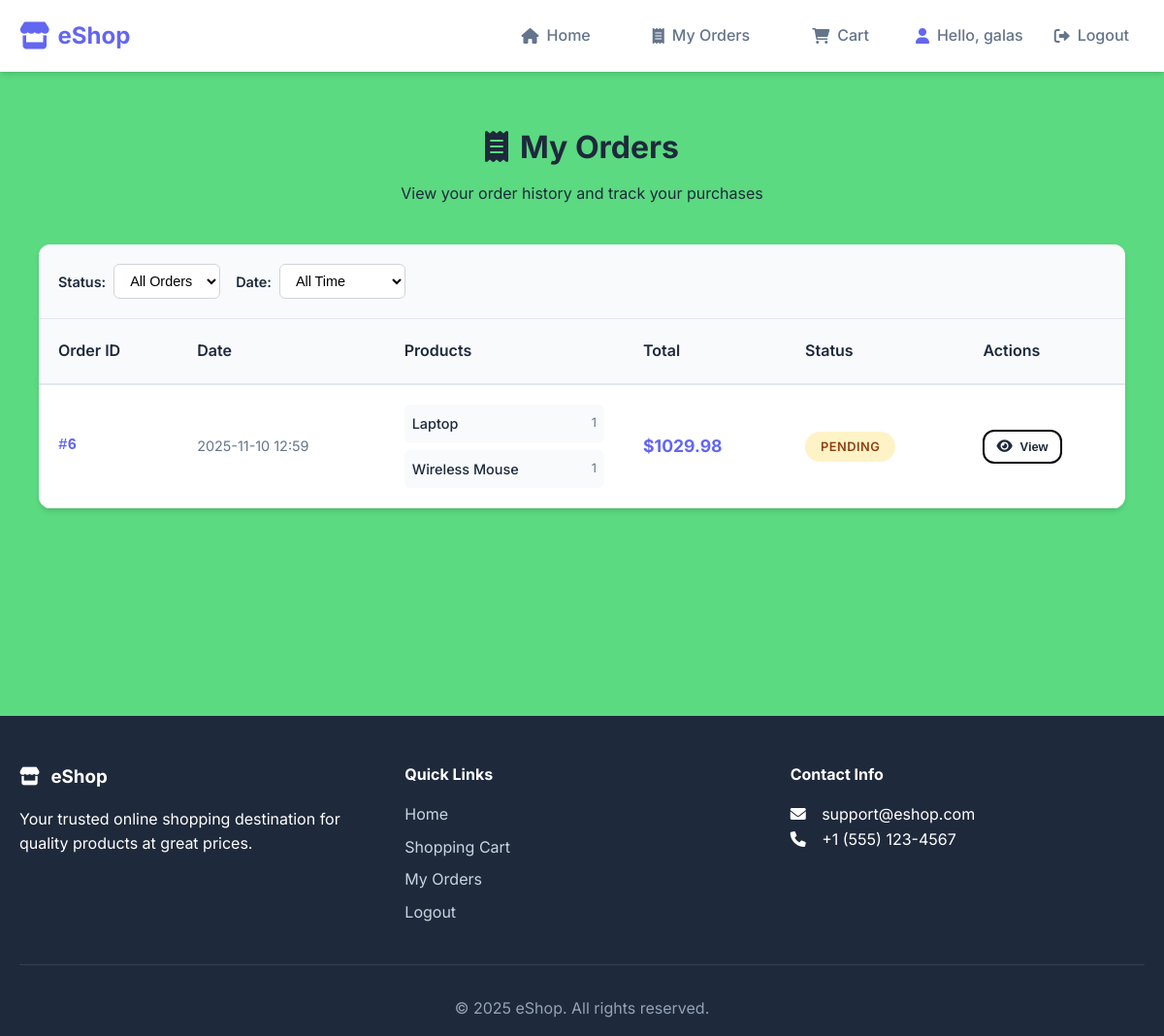
Page /orders (signed in) on the earlier database version.
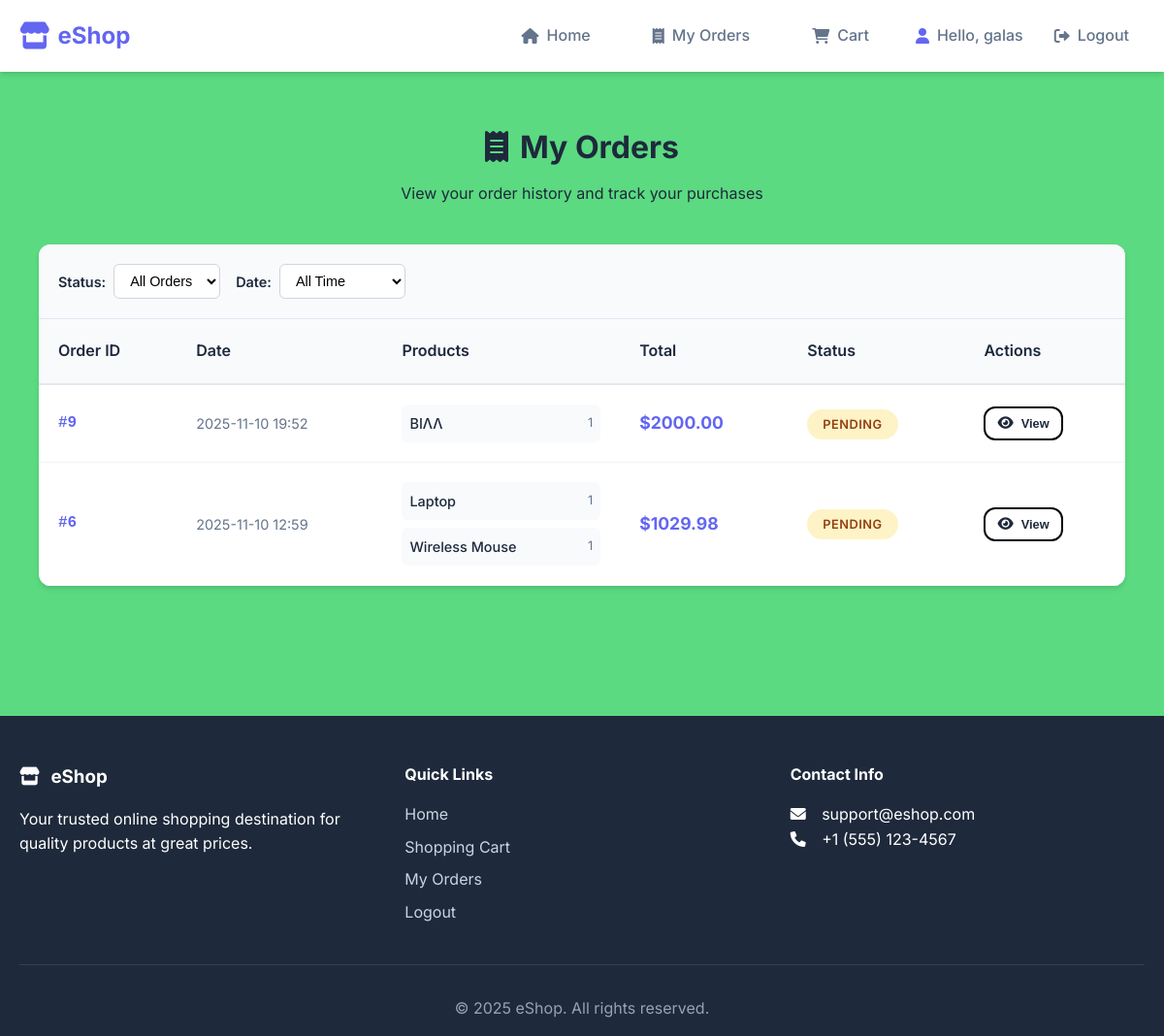
Same page on the later database version.
### tables this page shows
CREATE TABLE orders(
            order_id INTEGER PRIMARY KEY AUTOINCREMENT,
            user_id INTEGER NOT NULL,
            total DECIMAL(10, 2) NOT NULL,
            status TEXT CHECK(status IN ('pending','paid','shipped','cancelled')) DEFAULT 'pending',
            created_at TIMESTAMP DEFAULT CURRENT_TIMESTAMP,
            FOREIGN KEY(user_id) REFERENCES users(user_id)
        );

### app.py (the view)
@app.route('/orders')
@login_required
def user_orders():
    try:
        with get_cursor() as cur:
            if session['role'] == 'admin':
                cur.execute("""
                    SELECT o.*,
                           u.username,
                           u.email,
                           GROUP_CONCAT(p.name || ' (x' || oi.quantity || ')') as product_names
                    FROM orders o
                    JOIN users u ON o.user_id = u.user_id
                    JOIN order_items oi ON o.order_id = oi.order_id
                    JOIN products p ON oi.product_id = p.product_id
                    GROUP BY o.order_id
                    ORDER BY o.created_at DESC
                """)
            else:
                cur.execute("""
                    SELECT o.*,
                           GROUP_CONCAT(p.name || ' (x' || oi.quantity || ')') as product_names
                    FROM orders o
                    JOIN order_items oi ON o.order_id = oi.order_id
                    JOIN products p ON oi.product_id = p.product_id
                    WHERE o.user_id = ?
                    GROUP BY o.order_id
                    ORDER BY o.created_at DESC
                """, (session['user_id'],))
            orders = cur.fetchall()
        return render_template('orders.html', orders=orders)
    except Exception as e:
        flash(f"Error loading orders: {str(e)}", 'danger')
        return render_template('orders.html', orders=[])

### app.py (called while the page is built)
@app.context_processor
def utility_processor():
    def get_image_url(image_url):
        if not image_url:
            return url_for('static', filename='images/placeholder.png')
        if image_url.startswith('uploads/'):
            return url_for('static', filename=image_url)
        return image_url
    return dict(get_image_url=get_image_url)

def get_db():
    db = getattr(g, '_database', None)
    if db is None:
        db = g._database = sqlite3.connect(DATABASE)
        db.row_factory = sqlite3.Row
    return db

@app.teardown_appcontext
def close_connection(exception):
    db = getattr(g, '_database', None)
    if db is not None:
        db.close()

@contextmanager
def get_cursor():
    db = get_db()
    cursor = db.cursor()
    try:
        yield cursor
        db.commit()
    except Exception as e:
        db.rollback()
        raise e
    finally:
        cursor.close()

def login_required(f):
    @wraps(f)
    def decorated_function(*args, **kwargs):
        if 'user_id' not in session:
            flash('Please log in to access this page', 'warning')
            return redirect(url_for('login', next=request.url))
        return f(*args, **kwargs)
    return decorated_function

### templates/orders.html (shortened to what this page needs)
{% extends "base.html" %}
{% block content %}
<div class="orders-page">
    <div class="orders-header">
        <h1><i class="fas fa-receipt"></i>
            {% if session.role == 'admin' %}
                All Orders - Admin Dashboard
            {% else %}
                My Orders
            {% endif %}
        </h1>
        <p>
            {% if session.role == 'admin' %}
                Manage and view all customer orders
            {% else %}
                View your order history and track your purchases
            {% endif %}
        </p>
    </div>
    {% if orders %}
        <div class="orders-container">
            <div class="orders-filter">
                <div class="filter-options">
                    <div class="filter-group">
                        <label for="statusFilter">Status:</label>
                        <select id="statusFilter" class="filter-select">
                            <option value="all">All Orders</option>
                        </select>
                    </div>
                    <div class="filter-group">
                        <label for="dateFilter">Date:</label>
                        <select id="dateFilter" class="filter-select">
                            <option value="all">All Time</option>
                        </select>
                    </div>
                </div>
            </div>
            <table class="orders-table">
                <thead>
                    <tr>
                        <th>Order ID</th>
                        <th>Date</th>
                        <th>Products</th>
                        <th>Total</th>
                        <th>Status</th>
                        <th>Actions</th>
                    </tr>
                </thead>
                <tbody>
                    {% for order in orders %}
                        <tr>
                            <td class="order-id">#{{ order.order_id }}</td>
                            <td>
                                <div class="order-date">{{ order.created_at[:16] }}</div>
                            </td>
                            <td class="order-products">
                                <div class="order-product-list">
                                    {% if order.product_names %}
                                        {% for product_info in order.product_names.split(',') %}
                                            <div class="order-product-item">
                                                <span class="order-product-name">{{ product_info.split('(x')[0].strip() }}</span>
                                                <span class="order-product-quantity">{{ product_info.split('(x')[1].replace(')', '').strip() if '(x' in product_info else 'x1' }}</span>
                                            </div>
                                        {% endfor %}
                                    {% else %}
                                        <span>No products</span>
                                    {% endif %}
                                </div>
                            </td>
                            <td class="order-total">${{ "%.2f"|format(order.total) }}</td>
                            <td>
                                <span class="order-status status-{{ order.status }}">{{ order.status|title }}</span>
                            </td>
                            <td>
                                {% if session.role == 'admin' %}
                                <div class="admin-actions">
                                    <button class="btn btn-sm btn-outline btn-order-action" onclick="viewOrderDetails({{ order.order_id }})">
                                        <i class="fas fa-eye"></i> View
                                    </button>
                                    {% if order.status == 'pending' %}
                                    <button class="btn btn-sm btn-primary btn-order-action" onclick="updateOrderStatus({{ order.order_id }}, 'paid')">
                                        <i class="fas fa-check"></i> Mark Paid
                                    </button>
                                    {% elif order.status == 'paid' %}
                                    <button class="btn btn-sm btn-success btn-order-action" onclick="updateOrderStatus({{ order.order_id }}, 'shipped')">
                                        <i class="fas fa-shipping-fast"></i> Ship
                                    </button>
                                    {% endif %}
                                    {% if order.status != 'cancelled' %}
                                    <button class="btn btn-sm btn-danger btn-order-action" onclick="updateOrderStatus({{ order.order_id }}, 'cancelled')">
                                        <i class="fas fa-times"></i> Cancel
                                    </button>
                                    {% endif %}
                                </div>
                                {% else %}
                                <div class="order-actions">
                                    <button class="btn btn-sm btn-outline btn-order-action" onclick="viewOrderDetails({{ order.order_id }})">
                                        <i class="fas fa-eye"></i> View
                                    </button>
                                </div>
                                {% endif %}
                            </td>
                        </tr>
                    {% endfor %}
                </tbody>
            </table>
        </div>
    {% endif %}
</div>
{% endblock %}

### templates/base.html (shortened to what this page needs)
<!DOCTYPE html>
<html lang="en">
<head>
    <link rel="stylesheet" href="{{ url_for('static', filename='css/style.css') }}">
    <link rel="stylesheet" href="https://cdnjs.cloudflare.com/ajax/libs/font-awesome/6.0.0/css/all.min.css">
</head>
<body>
    <header class="main-header">
        <div class="container">
            <div class="header-content">
                <div class="logo">
                    <a href="{{ url_for('home') }}">
                        <i class="fas fa-store"></i>
                        <span>eShop</span>
                    </a>
                </div>
                <nav class="main-nav">
                    <a href="{{ url_for('home') }}" class="nav-link">
                        <i class="fas fa-home"></i>
                        <span>Home</span>
                    </a>
                    {% if 'user_id' in session and session.role != 'admin' %}
                    <a href="{{ url_for('user_orders') }}" class="nav-link">
                        <i class="fas fa-receipt"></i>
                        <span>My Orders</span>
                    </a>
                    {% endif %}
                    <a href="{{ url_for('view_cart') }}" class="nav-link cart-link">
                        <i class="fas fa-shopping-cart"></i>
                        <span>Cart</span>
                    </a>
                    {% if 'user_id' in session %}
                    <div class="user-menu">
                        <span class="welcome-msg">
                            <i class="fas fa-user"></i>
                            Hello, {{ session['username'] }}
                        </span>
                        <a href="{{ url_for('logout') }}" class="nav-link">
                            <i class="fas fa-sign-out-alt"></i>
                            <span>Logout</span>
                        </a>
                    </div>
                    {% endif %}
                </nav>
            </div>
        </div>
    </header>
    <main class="main-content">
        <div class="container">
            {% block content %}{% endblock %}
        </div>
    </main>
    <footer class="main-footer">
        <div class="container">
            <div class="footer-content">
                <div class="footer-section">
                    <h3><i class="fas fa-store"></i> eShop</h3>
                    <p>Your trusted online shopping destination for quality products at great prices.</p>
                </div>
                <div class="footer-section">
                    <h4>Quick Links</h4>
                    <a href="{{ url_for('home') }}">Home</a>
                    <a href="{{ url_for('view_cart') }}">Shopping Cart</a>
                    {% if session.user_id %}
                        {% if session.role != 'admin' %}
                        <a href="{{ url_for('user_orders') }}">My Orders</a>
                        {% endif %}
                    <a href="{{ url_for('logout') }}">Logout</a>
                    {% else %}
                    <a href="{{ url_for('login') }}">Login</a>
                    <a href="{{ url_for('register') }}">Register</a>
                    {% endif %}
                </div>
                <div class="footer-section">
                    <h4>Contact Info</h4>
                    <p><i class="fas fa-envelope"></i> support@eshop.com</p>
                    <p><i class="fas fa-phone"></i> +1 (555) 123-4567</p>
                </div>
            </div>
            <div class="footer-bottom">
                <p>&copy; 2025 eShop. All rights reserved.</p>
            </div>
        </div>
    </footer>
</body>
</html>

### static/css/style.css (style rules this page uses)
:root { --primary-color: #6366f1; --primary-dark: #4f46e5; --secondary-color: #679e0f; --accent-color: #10b981; --text-dark: #1e293b; --text-light: #64748b; --border-color: #000408; --shadow: 0 4px 6px -1px rgba(0, 0, 0, 0.1), 0 2px 4px -1px rgba(0, 0, 0, 0.06); --shadow-lg: 0 10px 15px -3px rgba(0, 0, 0, 0.1), 0 4px 6px -2px rgba(0, 0, 0, 0.05); --radius: 12px; --transition: all 0.3s ease; }
* { margin: 0; padding: 0; box-sizing: border-box; }
body { font-family: 'Inter', -apple-system, BlinkMacSystemFont, sans-serif; line-height: 1.6; color: var(--text-dark); background-color: #5bda81; }
.container { max-width: 1200px; margin: 0 auto; padding: 0 20px; }
.main-header { background: white; box-shadow: var(--shadow); position: sticky; top: 0; z-index: 1000; }
.header-content { display: flex; justify-content: space-between; align-items: center; padding: 1rem 0; }
.logo a { display: flex; align-items: center; text-decoration: none; font-size: 1.5rem; font-weight: 700; color: var(--primary-color); }
.logo i { margin-right: 0.5rem; font-size: 1.75rem; }
.main-nav { display: flex; align-items: center; gap: 2rem; }
.nav-link { display: flex; align-items: center; text-decoration: none; color: var(--text-light); font-weight: 500; padding: 0.5rem 1rem; border-radius: var(--radius); transition: var(--transition); position: relative; }
.nav-link i { margin-right: 0.5rem; }
.cart-link { position: relative; }
.user-menu, .auth-links { display: flex; align-items: center; gap: 1rem; }
.welcome-msg { display: flex; align-items: center; color: var(--text-light); font-weight: 500; }
.welcome-msg i { margin-right: 0.5rem; color: var(--primary-color); }
.main-content { min-height: calc(100vh - 200px); padding: 2rem 0; }
.btn { display: inline-flex; align-items: center; justify-content: center; padding: 0.75rem 1.5rem; border: none; border-radius: var(--radius); font-weight: 600; text-decoration: none; cursor: pointer; transition: var(--transition); font-size: 0.9rem; gap: 0.5rem; }
.btn i { font-size: 0.9rem; }
.btn-outline { background: transparent; border: 2px solid var(--border-color); color: var(--text-dark); }
.btn-sm { padding: 0.5rem 1rem; font-size: 0.8rem; }
.main-footer { background: var(--text-dark); color: white; padding: 3rem 0 1rem; margin-top: 4rem; }
.footer-content { display: grid; grid-template-columns: repeat(auto-fit, minmax(250px, 1fr)); gap: 2rem; margin-bottom: 2rem; }
.footer-section h3, .footer-section h4 { margin-bottom: 1rem; color: white; }
.footer-section a { color: #cbd5e1; text-decoration: none; display: block; margin-bottom: 0.5rem; transition: var(--transition); }
.footer-section i { margin-right: 0.5rem; width: 20px; }
.footer-bottom { text-align: center; padding-top: 2rem; border-top: 1px solid #334155; color: #94a3b8; }
.nav-link, .btn, .product-card { transition: var(--transition); }

Differences in the rows shown:
added orders: order_id "9", created_at "2025-11-10 19:52", split "ΒΙΛΛ", split "1", total "2000.00", status "PENDING"
